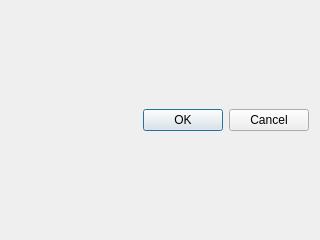
<?xml version="1.0" encoding="UTF-8"?>
<ui version="4.0">
 <class>Dialog</class>
 <widget class="QDialog" name="Dialog">
  <property name="windowModality">
   <enum>Qt::ApplicationModal</enum>
  </property>
  <property name="geometry">
   <rect>
    <x>0</x>
    <y>0</y>
    <width>320</width>
    <height>240</height>
   </rect>
  </property>
  <property name="windowTitle">
   <string>Nowy obiekt</string>
  </property>
  <layout class="QVBoxLayout" name="verticalLayout_3">
   <item>
    <layout class="QHBoxLayout" name="attributesLayout">
     <item>
      <layout class="QVBoxLayout" name="labelsLayout"/>
     </item>
     <item>
      <layout class="QVBoxLayout" name="textboxesLayout"/>
     </item>
    </layout>
   </item>
   <item>
    <widget class="QDialogButtonBox" name="buttonBox">
     <property name="orientation">
      <enum>Qt::Horizontal</enum>
     </property>
     <property name="standardButtons">
      <set>QDialogButtonBox::Cancel|QDialogButtonBox::Ok</set>
     </property>
    </widget>
   </item>
  </layout>
 </widget>
 <resources/>
 <connections>
  <connection>
   <sender>buttonBox</sender>
   <signal>accepted()</signal>
   <receiver>Dialog</receiver>
   <slot>accept()</slot>
   <hints>
    <hint type="sourcelabel">
     <x>248</x>
     <y>254</y>
    </hint>
    <hint type="destinationlabel">
     <x>157</x>
     <y>274</y>
    </hint>
   </hints>
  </connection>
  <connection>
   <sender>buttonBox</sender>
   <signal>rejected()</signal>
   <receiver>Dialog</receiver>
   <slot>reject()</slot>
   <hints>
    <hint type="sourcelabel">
     <x>316</x>
     <y>260</y>
    </hint>
    <hint type="destinationlabel">
     <x>286</x>
     <y>274</y>
    </hint>
   </hints>
  </connection>
 </connections>
</ui>
